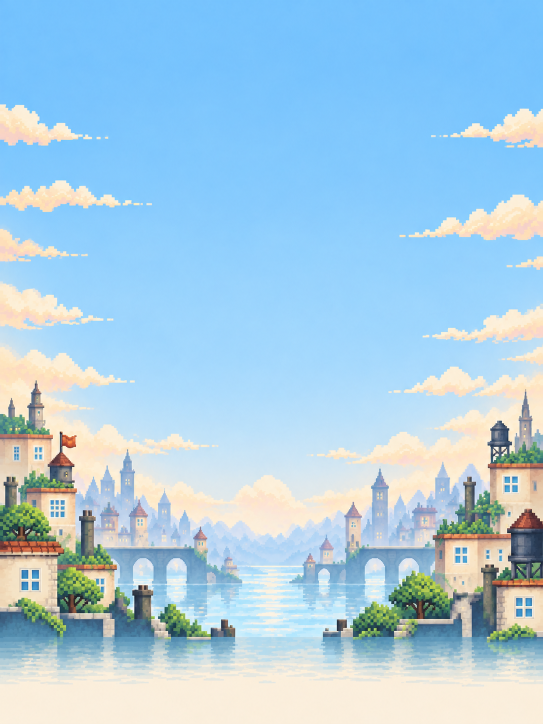
#> input picture assets/images/tower-backdrop-light-source.png, 1086 x 1448 px, given in place of tower-cover-source.png, which was not available (shown at 1/2 size)
$ python convert_tower_cover.py
#> lines starting #> are read from the running program, lines starting #| are printed output that depends on the picture; pictures that were not available may be replaced by others from this repository, and a replacement may not be noted
#!/usr/bin/env python3
"""Convert Tower Bloxx art to the Passport's flash-resident RGB565 images."""

from pathlib import Path

from PIL import Image


ROOT = Path(__file__).resolve().parents[1]
WIDTH, HEIGHT = 240, 320


def convert(name: str) -> None:
#> called with name = 'cover'
    asset_name = name.replace("_", "-")
    source = ROOT / f"assets/images/tower-{asset_name}-source.png"
    preview_path = ROOT / f"assets/images/tower-{asset_name}-240x320.png"
    raw_path = ROOT / f"main/tower_{name}.rgb565"
    image = Image.open(source).convert("RGB")
#> image is the input picture: PIL image 1086x1448 RGB; mean R, G, B 168.4, 204.9, 226.6
    image = image.resize((WIDTH, HEIGHT), Image.Resampling.LANCZOS)
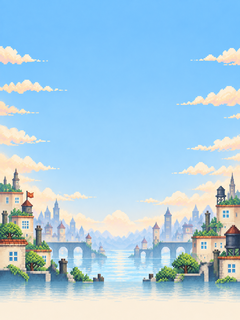
#> image: PIL image 240x320 RGB; mean R, G, B 168.4, 204.9, 226.6
    packed = bytearray()
    preview = Image.new("RGB", (WIDTH, HEIGHT))
#> preview: PIL image 240x320 RGB; every value is 0
    preview_pixels = preview.load()
    for y in range(HEIGHT):
        for x in range(WIDTH):
            red, green, blue = image.getpixel((x, y))
            color = ((red >> 3) << 11) | ((green >> 2) << 5) | (blue >> 3)
            packed.extend((color & 0xFF, color >> 8))
            preview_pixels[x, y] = (
                ((color >> 11) & 0x1F) * 255 // 31,
                ((color >> 5) & 0x3F) * 255 // 63,
                (color & 0x1F) * 255 // 31,
            )
    raw_path.write_bytes(packed)
    preview.save(preview_path)
    assert len(packed) == WIDTH * HEIGHT * 2
    print(f"{raw_path}: {len(packed)} bytes; preview {preview_path}")
#| main/tower_cover.rgb565: 153600 bytes; preview assets/images/tower-cover-240x320.png


def main() -> None:
    convert("cover")
    convert("backdrop")
#> call 2 of convert, with name = 'backdrop'
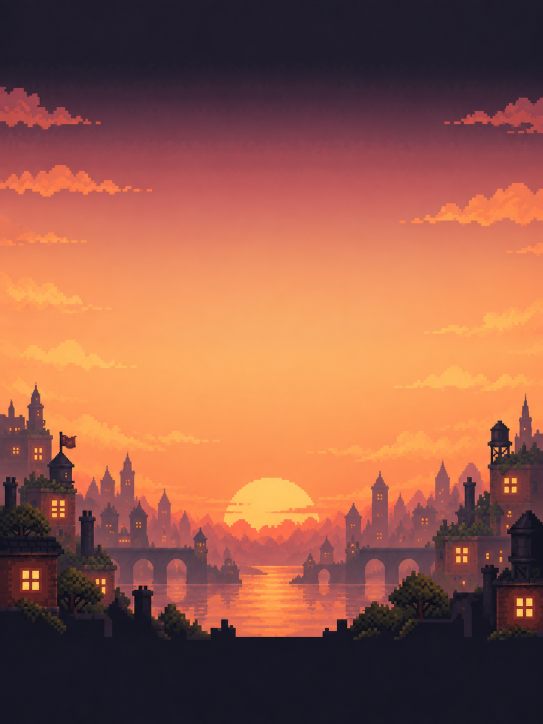
#> input picture assets/images/tower-backdrop-source.png, 1086 x 1448 px (shown at 1/2 size)
#> in convert, image is the input picture: PIL image 1086x1448 RGB; mean R, G, B 148.8, 89.4, 71.3
#> in convert (call 2), `image = image.resize((WIDTH, HEIGHT), Image.Resampling.LANCZOS)`:
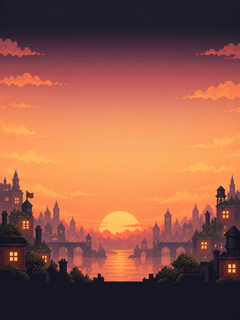
#> image: PIL image 240x320 RGB; mean R, G, B 148.8, 89.4, 71.3
#| main/tower_backdrop.rgb565: 153600 bytes; preview assets/images/tower-backdrop-240x320.png
    convert("cover_light")
#| main/tower_cover_light.rgb565: 153600 bytes; preview assets/images/tower-cover-light-240x320.png
    convert("backdrop_light")
#| main/tower_backdrop_light.rgb565: 153600 bytes; preview assets/images/tower-backdrop-light-240x320.png


if __name__ == "__main__":
    main()
